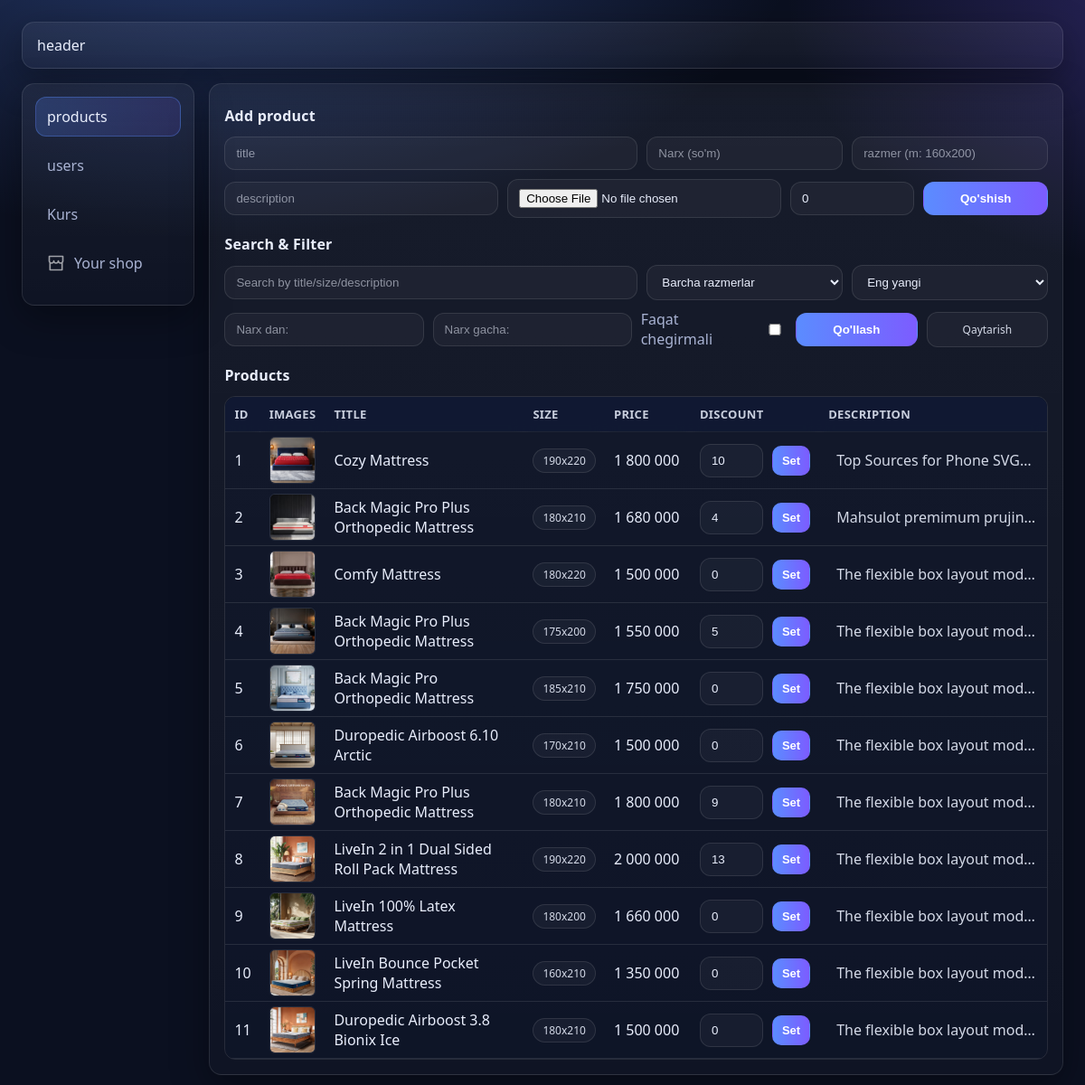
/admin/products, run on an earlier commit of the app's database.
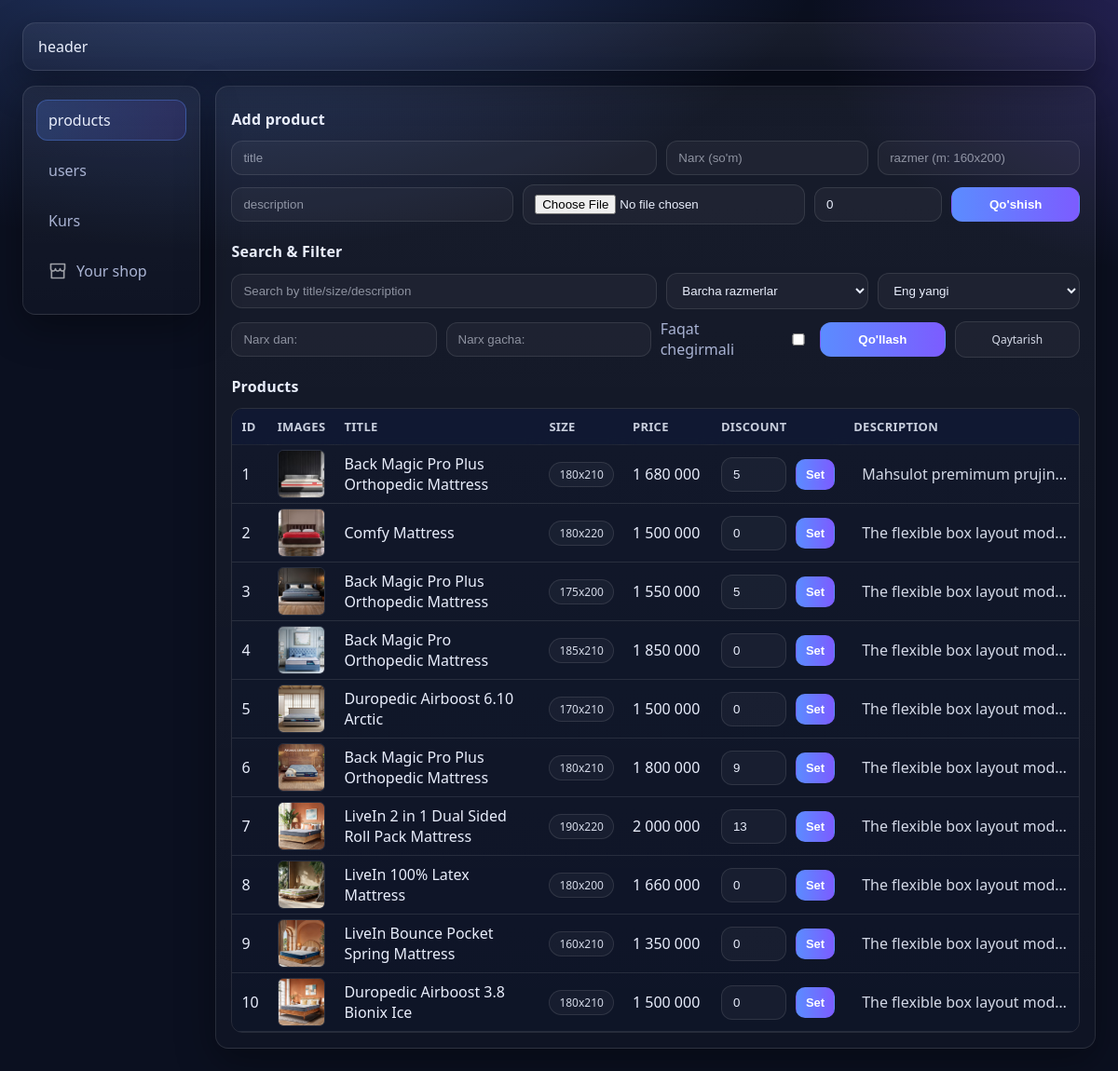
And on a later commit of the database.
### app/models/product.py (models this page shows, shortened)
class Product(db.Model):
    __tablename__ = 'products'
    id = db.Column(db.Integer, primary_key=True)
    title = db.Column(db.String(120), nullable=False)
    price = db.Column(db.Integer, nullable=False, default=0)
    size = db.Column(db.String(20), nullable=False)
    description = db.Column(db.Text, nullable=False)
    image = db.Column(db.String(255))
    discount_percent = db.Column(db.Integer, default=0)
    created_by = db.Column(db.Integer, db.ForeignKey('users.id'))
    created_at = db.Column(db.DateTime, default=datetime.now)
    @hybrid_property
    def final_price(self):
        d = self.discount_percent or 0
        return int(self.price * (100 - d) / 100)

### app/routes/admin.py (the view, shortened to what this page needs)
@admin_bp.route("/products", methods=["GET"])
def products():
    q = (request.args.get("q") or "").strip()
    size = (request.args.get("size") or "").strip()
    discount = request.args.get("discount")  # "1" bo'ladi
    min_price = request.args.get("min_price")
    max_price = request.args.get("max_price")
    sort = request.args.get("sort") or "new"
    query = Product.query
    if size:
        query = query.filter(Product.size == size)
    if discount == "1":
        query = query.filter((Product.discount_percent or 0) > 0)
    if min_price:
        try:
            query = query.filter(Product.price >= int(min_price))
        except ValueError:
            pass
    if max_price:
        try:
            query = query.filter(Product.price <= int(max_price))
        except ValueError:
            pass
    if sort == "price_asc":
        query = query.order_by(Product.price.asc())
    elif sort == "price_desc":
        query = query.order_by(Product.price.desc())
    elif sort == "discount_desc":
        query = query.order_by(Product.discount_percent.desc())
    else:
        query = query.order_by(Product.id.desc())
    products = query.all()
    sizes = [r[0] for r in db.session.query(Product.size).distinct().order_by(Product.size).all()]
    return render_template(
        "admin/admin_panel.html",
        page="products",
        products=products,
        sizes=sizes,   # <= MUHIM: template'ga uzatyapmiz
    )

### app/__init__.py (called while the page is built)
def create_app():
    app = Flask(__name__, instance_relative_config=True)
    app.config.from_object(Config)
    db.init_app(app)
    from app.routes.home import home_bp
    from app.routes.admin import admin_bp
    app.register_blueprint(home_bp)
    app.register_blueprint(admin_bp, url_prefix='/admin')
    @app.template_filter("uzs")
    def uzs(value):
        try:
            return f"{int(value):,}".replace(",", " ")
        except Exception:
            return value
    return app

### app/templates/admin/admin_panel.html (shortened to what this page needs)
{% extends 'base_admin.html' %}
{% block body %}
<header class="admin-header">
    header
</header>
<main class="admin-panel">
    <div class="sidebar">
        <a href="{{ url_for('admin.products') }}"
           class="{% if page == 'products' %}active{% endif %}">
           products
        </a>
        <a href="{{ url_for('admin.users') }}"
           class="{% if page == 'users' %}active{% endif %}">
           users
        </a>
        <a href="{{ url_for('admin.settings') }}"
           class="{% if page=='settings' %}active{% endif %}">
            Kurs
        </a>
        <a href="{{ url_for('home.index') }}">
            Your shop
        </a>
    </div>
    <div class="main-section">
        {% if page == "users" %}
            {% include "admin/users.html" %}
        {% elif page == "products" %}
            {% include "admin/products.html" %}
        {% elif page == "settings" %}
            {% include "admin/settings.html" %}
        {% endif %}
    </div>
</main>
{% endblock %}

### app/templates/admin/products.html (shortened to what the changed rows need)
{% if products %}
  <div class="table-wrap">
    <table>
      <tr>
        <th>ID</th>
        <th>Images</th>
        <th>Title</th>
        <th>Size</th>
        <th>Price</th>
        <th>Discount</th>
        <th>Description</th>
      </tr>
      {% for product in products %}
      <tr>
        <td>{{ loop.index }}</td>
        <td>
          {% if product.image %}
            <img src="{{ url_for('static', filename='uploads/' ~ product.image) }}"
                 class="admin-product-img"
                 data-id="{{ product.id }}"
                 data-title="{{ product.title }}"
                 data-size="{{ product.size }}"
                 data-price="{{ product.price | int}}"
                 data-discount="{{ product.discount_percent or 0 }}"
                 data-description="{{ product.description or '' }}"
                 data-image="{{ product.image }}"
            >
          {% endif %}
        </td>
        <td style="min-width: 220px;">{{ product.title }}</td>
        <td><span class="badge">{{ product.size }}</span></td>
        <td style="min-width: 95px;">{{ product.price | uzs }}</td>
        <td>
          <form action="{{ url_for('admin.set_discount', product_id=product.id) }}" method="post" style="display:flex; gap:10px; align-items:center;">
            <input type="number" name="discount_percent" min="0" max="90"
                   value="{{ product.discount_percent or 0 }}" style="width:70px;">
            <button class="table-btn" type="submit">Set</button>
          </form>
        </td>
        <td class="desc-cell">
          <span class="desc-text"
                data-title="{{ product.title }}"
                data-desc="{{ product.description|e }}">
            {{ product.description }}
          </span>
        </td>
      </tr>
      {% endfor %}
    </table>
  </div>
{% else %}
  <p>Hali mahsulot yo'q</p>
{% endif %}

What changed in the data, as far as the page shows it:
removed Product: image (picture), title "Cozy Mattress", size "190x220", price|uzs "1 800 000", discount_percent "10", description "Top Sources for Phone SVG…"
changed Product "Mahsulot premimum prujin…": discount_percent "4" → "5"
changed Product "Back Magic Pro Orthopedic Mattress": price|uzs "1 750 000" → "1 850 000"
